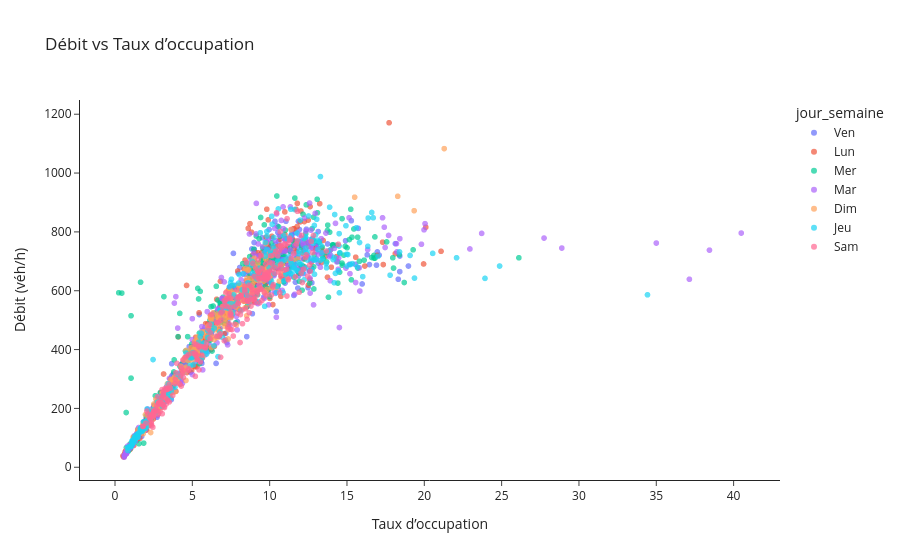

The notebook cell this image was saved under:
### Code cell
df_scatter = df_axe.dropna(subset=['Débit horaire','Taux d\'occupation']).copy()
fig = px.scatter(
    df_scatter, x='Taux d\'occupation', y='Débit horaire',
    color='jour_semaine', opacity=0.7,
    title=f"Débit vs Taux d’occupation",
    labels={'Taux d\'occupation':'Taux d’occupation','Débit horaire':'Débit (véh/h)'}
)

fig.update_layout(template='simple_white')
fig.show()

### Figure 1 — Plotly figure (JSON) as saved in the notebook; plotly's stock layout.template omitted (floating-point values rounded to 4 significant figures; data arrays with more than 128 entries replaced by an {"elided": "..."} marker saying what was removed)
{"data": [{"hovertemplate": "jour_semaine=Ven<br>Taux d’occupation=%{x}<br>Débit (véh/h)=%{y}<extra></extra>", "legendgroup": "Ven", "marker": {"color": "#636efa", "opacity": 0.7, "symbol": "circle"}, "mode": "markers", "name": "Ven", "showlegend": true, "type": "scattergl", "x": {"elided": "262 float values"}, "xaxis": "x", "y": {"elided": "262 float values"}, "yaxis": "y"}, {"hovertemplate": "jour_semaine=Lun<br>Taux d’occupation=%{x}<br>Débit (véh/h)=%{y}<extra></extra>", "legendgroup": "Lun", "marker": {"color": "#EF553B", "opacity": 0.7, "symbol": "circle"}, "mode": "markers", "name": "Lun", "showlegend": true, "type": "scattergl", "x": {"elided": "287 float values"}, "xaxis": "x", "y": {"elided": "287 float values"}, "yaxis": "y"}, {"hovertemplate": "jour_semaine=Mer<br>Taux d’occupation=%{x}<br>Débit (véh/h)=%{y}<extra></extra>", "legendgroup": "Mer", "marker": {"color": "#00cc96", "opacity": 0.7, "symbol": "circle"}, "mode": "markers", "name": "Mer", "showlegend": true, "type": "scattergl", "x": {"elided": "286 float values"}, "xaxis": "x", "y": {"elided": "286 float values"}, "yaxis": "y"}, {"hovertemplate": "jour_semaine=Mar<br>Taux d’occupation=%{x}<br>Débit (véh/h)=%{y}<extra></extra>", "legendgroup": "Mar", "marker": {"color": "#ab63fa", "opacity": 0.7, "symbol": "circle"}, "mode": "markers", "name": "Mar", "showlegend": true, "type": "scattergl", "x": {"elided": "284 float values"}, "xaxis": "x", "y": {"elided": "284 float values"}, "yaxis": "y"}, {"hovertemplate": "jour_semaine=Dim<br>Taux d’occupation=%{x}<br>Débit (véh/h)=%{y}<extra></extra>", "legendgroup": "Dim", "marker": {"color": "#FFA15A", "opacity": 0.7, "symbol": "circle"}, "mode": "markers", "name": "Dim", "showlegend": true, "type": "scattergl", "x": {"elided": "282 float values"}, "xaxis": "x", "y": {"elided": "282 float values"}, "yaxis": "y"}, {"hovertemplate": "jour_semaine=Jeu<br>Taux d’occupation=%{x}<br>Débit (véh/h)=%{y}<extra></extra>", "legendgroup": "Jeu", "marker": {"color": "#19d3f3", "opacity": 0.7, "symbol": "circle"}, "mode": "markers", "name": "Jeu", "showlegend": true, "type": "scattergl", "x": {"elided": "261 float values"}, "xaxis": "x", "y": {"elided": "261 float values"}, "yaxis": "y"}, {"hovertemplate": "jour_semaine=Sam<br>Taux d’occupation=%{x}<br>Débit (véh/h)=%{y}<extra></extra>", "legendgroup": "Sam", "marker": {"color": "#FF6692", "opacity": 0.7, "symbol": "circle"}, "mode": "markers", "name": "Sam", "showlegend": true, "type": "scattergl", "x": {"elided": "257 float values"}, "xaxis": "x", "y": {"elided": "257 float values"}, "yaxis": "y"}], "layout": {"legend": {"title": {"text": "jour_semaine"}, "tracegroupgap": 0}, "title": {"text": "Débit vs Taux d’occupation"}, "xaxis": {"anchor": "y", "domain": [0, 1], "title": {"text": "Taux d’occupation"}}, "yaxis": {"anchor": "x", "domain": [0, 1], "title": {"text": "Débit (véh/h)"}}}}
